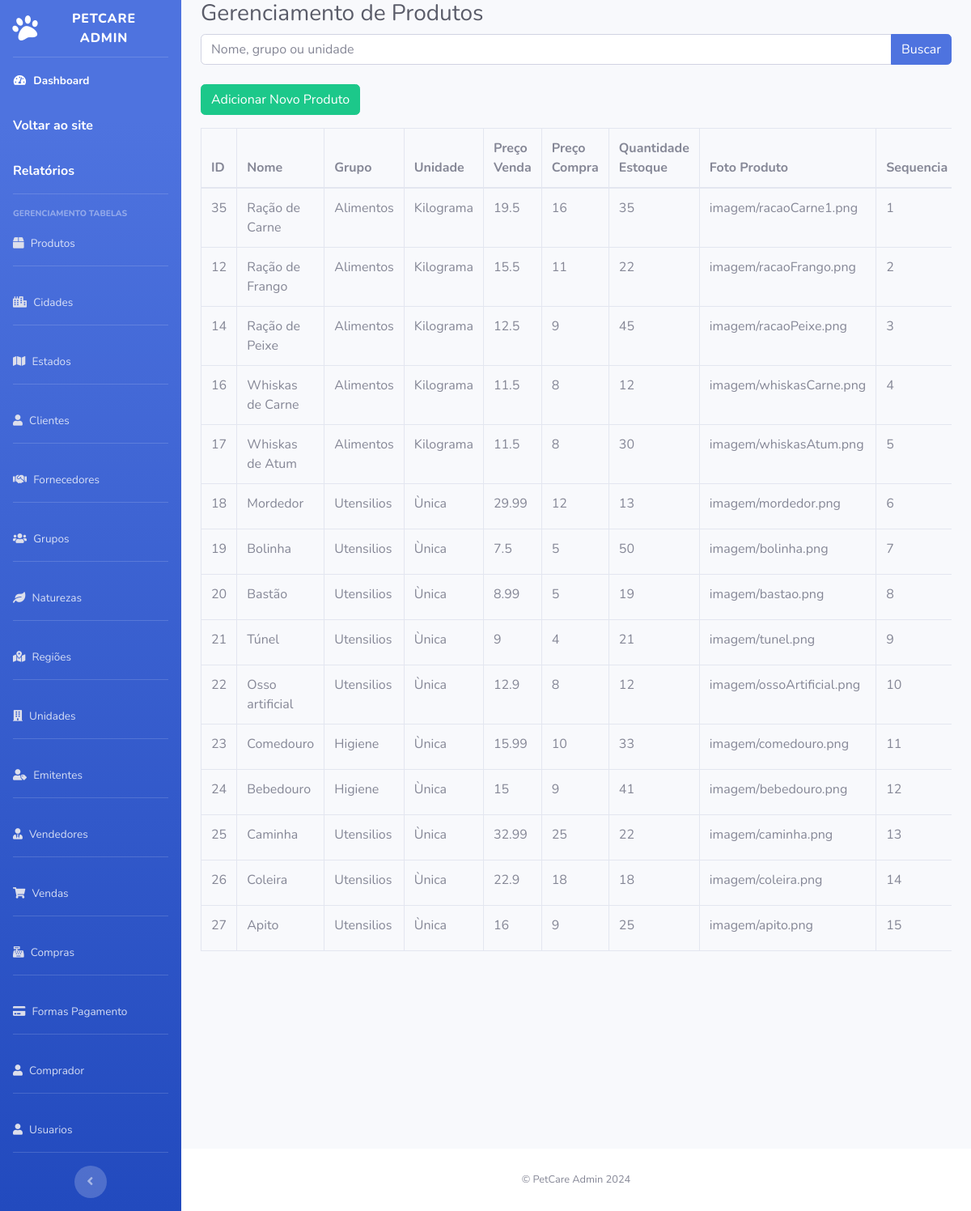
The app's page /petcare_admin/produtos/produto.php with its own data.
### tables this page shows
CREATE TABLE `tb_produto` (
  `id_produto` int(11) NOT NULL,
  `nm_produto` varchar(55) DEFAULT NULL,
  `qtd_estoque` double(11,4) NOT NULL DEFAULT 0.0000,
  `obs` varchar(255) DEFAULT NULL,
  `preco_compra` double(12,4) DEFAULT NULL,
  `preco_venda` double(12,4) DEFAULT NULL,
  `grupo_id` varchar(50) DEFAULT NULL,
  `ali_icms` double(6,3) DEFAULT NULL,
  `caminho_foto` varchar(55) DEFAULT NULL,
  `nm_foto` varchar(55) DEFAULT NULL,
  `unidade_id` varchar(50) DEFAULT NULL,
  `sequencia` int(11) DEFAULT NULL
);

CREATE TABLE `tb_grupo` (
  `nm_grupo` varchar(55) DEFAULT NULL,
  `id_grupo` int(11) NOT NULL
);

CREATE TABLE `tb_unidade` (
  `id_unidade` int(11) NOT NULL,
  `nm_unidade` varchar(55) DEFAULT NULL,
  `sigla_unidade` varchar(10) DEFAULT NULL
);

### petcare_admin/produtos/produto.php (the view, shortened to what this page needs)
<?php
include('../config/conecta.php');
?>
<!DOCTYPE html>
<html lang="en">
<head>
    <link href="../vendor/fontawesome-free/css/all.min.css" rel="stylesheet" type="text/css">
    <link href="../css/sb-admin-2.css" rel="stylesheet">
</head>
<body id="page-top">
    <div id="wrapper">
        <ul class="navbar-nav bg-gradient-primary sidebar sidebar-dark accordion" id="accordionSidebar">
            <a class="sidebar-brand d-flex align-items-center justify-content-center" href="../index.php">
                <div class="sidebar-brand-icon rotate-n-15">
                    <i class="fas fa-paw"></i>
                </div>
                <div class="sidebar-brand-text mx-3">PetCare Admin</div>
            </a>
            <hr class="sidebar-divider my-0">
            <li class="nav-item active">
                <a class="nav-link" href="../index.php">
                    <i class="fas fa-fw fa-tachometer-alt"></i>
                    <span>Dashboard</span>
                </a>
                <a href="http://localhost/PetCareAll/Petcare/HOME/INDEX2.php" class="nav-link">Voltar ao site</a>
                <a href="http://localhost/PetCareAll/Relatorio/PaginaRelatorios/pgrelatorios.php" class="nav-link">Relatórios</a>
            </li>
            <div class="text-center d-none d-md-inline">
                <hr class="sidebar-divider">
                <div class="sidebar-heading">Gerenciamento Tabelas</div>
                <li class="nav-item">
                    <a class="nav-link" href="../produtos/produto.php">
                        <i class="fas fa-box fa-2x text-gray-300"></i>
                        <span>Produtos</span>
                    </a>
                </li>
                <hr class="sidebar-divider d-none d-md-block">
                <li class="nav-item">
                    <a class="nav-link" href="../cidades/cidade.php">
                        <i class="fas fa-city fa-2x text-gray-300"></i>
                        <span>Cidades</span>
                    </a>
                </li>
                <hr class="sidebar-divider d-none d-md-block">
                <li class="nav-item">
                    <a class="nav-link" href="../estados/estado.php">
                        <i class="fas fa-map fa-2x text-gray-300"></i>
                        <span>Estados</span>
                    </a>
                </li>
                <hr class="sidebar-divider d-none d-md-block">
                <li class="nav-item">
                    <a class="nav-link" href="../clientes/cliente.php">
                        <i class="fas fa-user fa-2x text-gray-300"></i>
                        <span>Clientes</span>
                    </a>
                </li>
                <hr class="sidebar-divider d-none d-md-block">
                <li class="nav-item">
                    <a class="nav-link" href="../fornecedores/fornecedor.php">
                        <i class="fas fa-handshake fa-2x text-gray-300"></i>
                        <span>Fornecedores</span>
                    </a>
                </li>
                <hr class="sidebar-divider d-none d-md-block">
                <li class="nav-item">
                    <a class="nav-link" href="../grupos/grupo.php">
                        <i class="fas fa-users fa-2x text-gray-300"></i>
                        <span>Grupos</span>
                    </a>
                </li>
                <hr class="sidebar-divider d-none d-md-block">
                <li class="nav-item">
                    <a class="nav-link" href="../naturezas/natureza.php">
                        <i class="fas fa-leaf fa-2x text-gray-300"></i>
                        <span>Naturezas</span>
                    </a>
                </li>
                <hr class="sidebar-divider d-none d-md-block">
                <li class="nav-item">
                    <a class="nav-link" href="../regioes/regiao.php">
                        <i class="fas fa-map-marked-alt fa-2x text-gray-300"></i>
                        <span>Regiões</span>
                    </a>
                </li>
                <hr class="sidebar-divider d-none d-md-block">
                <li class="nav-item">
                    <a class="nav-link" href="../unidades/unidade.php">
                        <i class="fas fa-building fa-2x text-gray-300"></i>
                        <span>Unidades</span>
                    </a>
                </li>
                <hr class="sidebar-divider d-none d-md-block">
                <li class="nav-item">
                    <a class="nav-link" href="../emitentes/emitente.php">
                        <i class="fas fa-user-tag fa-2x text-gray-300"></i>
                        <span>Emitentes</span>
                    </a>
                </li>
                <hr class="sidebar-divider d-none d-md-block">
                <li class="nav-item">
                    <a class="nav-link" href="../vendedores/vendedor.php">
                        <i class="fas fa-user-tie fa-2x text-gray-300"></i>
                        <span>Vendedores</span>
                    </a>
                </li>
                <hr class="sidebar-divider d-none d-md-block">
                <li class="nav-item">
                    <a class="nav-link" href="../vendas/venda.php">
                        <i class="fas fa-shopping-cart fa-2x text-gray-300"></i>
                        <span>Vendas</span>
                    </a>
                </li>
                <hr class="sidebar-divider d-none d-md-block">
                <li class="nav-item">
                    <a class="nav-link" href="../compras/compra.php">
                        <i class="fas fa-cash-register fa-2x text-gray-300"></i>
                        <span>Compras</span>
                    </a>
                </li>
                <hr class="sidebar-divider d-none d-md-block">
                <li class="nav-item">
                    <a class="nav-link" href="formapgto.php">
                        <i class="fas fa-credit-card fa-2x text-gray-300"></i>
                        <span>Formas Pagamento</span>
                    </a>
                </li>
                <hr class="sidebar-divider d-none d-md-block">
                <li class="nav-item">
                    <a class="nav-link" href="../comprador/comprador.php">
                        <i class="fas fa-user fa-2x text-gray-300"></i>
                        <span>Comprador</span>
                    </a>
                </li>
                <hr class="sidebar-divider d-none d-md-block">
                <li class="nav-item">
                    <a class="nav-link" href="../usuarios/usuario.php">
                        <i class="fas fa-user fa-2x text-gray-300"></i>
                        <span>Usuarios</span>
                    </a>
                </li>
                <hr class="sidebar-divider d-none d-md-block">
                <button class="rounded-circle border-0" id="sidebarToggle"></button>
            </div>
        </ul>
        <div id="content-wrapper" class="d-flex flex-column">
            <div id="content">
                <div class="container-fluid">
                    <h1 class="h3 mb-2 text-gray-800">Gerenciamento de Produtos</h1>
                    <form action="" method="post" class="mb-4">
                        <div class="input-group">
                            <input type="text" name="busca" id="busca" class="form-control" placeholder="Nome, grupo ou unidade">
                            <div class="input-group-append">
                                <input type="submit" value="Buscar" class="btn btn-primary">
                            </div>
                        </div>
                    </form>
                    <a href="adicionar.php" class="btn btn-success mb-3">Adicionar Novo Produto</a>
                    <div class="table-responsive">
                        <table class="table table-bordered">
                            <thead>
                                <tr>
                                    <th>ID</th>
                                    <th>Nome</th>
                                    <th>Grupo</th>
                                    <th>Unidade</th>
                                    <th>Preço Venda</th>
                                    <th>Preço Compra</th>
                                    <th>Quantidade Estoque</th>
                                    <th>Foto Produto</th>
                                    <th>Sequencia</th>
                                </tr>
                            </thead>
                            <tbody>
                                <?php
                                $sql = $conn->prepare("SELECT p.*,u.*,g.* FROM tb_produto p LEFT JOIN tb_unidade u ON u.id_unidade=p.unidade_id LEFT JOIN tb_grupo g ON g.id_grupo=p.grupo_id ORDER BY sequencia ASC LIMIT 30");
                                $sql->execute();
                                $result = $sql->fetchAll();
                                foreach ($result as $linha) {
                                    echo "<tr>";
                                    echo "<td>" . $linha['id_produto'] . "</td>";
                                    echo "<td>" . $linha['nm_produto'] . "</td>";
                                    echo "<td>" . $linha['nm_grupo'] . "</td>";
                                    echo "<td>" . $linha['nm_unidade'] . "</td>";
                                    echo "<td>" . $linha['preco_venda'] . "</td>";
                                    echo "<td>" . $linha['preco_compra'] . "</td>";
                                    echo "<td>" . $linha['qtd_estoque'] . "</td>";
                                    echo "<td>" . $linha['nm_foto'] . "</td>";
                                    echo "<td>" . $linha['sequencia'] . "</td>";
                                    echo "</tr>";
                                }
                                ?>
                            </tbody>
                        </table>
                    </div>
                </div>
            </div>
            <footer class="sticky-footer bg-white">
                <div class="container my-auto">
                    <div class="copyright text-center my-auto">
                        <span>&copy; PetCare Admin 2024</span>
                    </div>
                </div>
            </footer>
        </div>
    </div>
</body>
</html>

### records on screen
tb_produto: id_produto "35", nm_produto "Ração de Carne", tb_grupo.nm_grupo "Alimentos", tb_unidade.nm_unidade "Kilograma", preco_venda "19.5", preco_compra "16", qtd_estoque "35", nm_foto "imagem/racaoCarne1.png", sequencia "1"
tb_produto: id_produto "12", nm_produto "Ração de Frango", tb_grupo.nm_grupo "Alimentos", tb_unidade.nm_unidade "Kilograma", preco_venda "15.5", preco_compra "11", qtd_estoque "22", nm_foto "imagem/racaoFrango.png", sequencia "2"
tb_produto: id_produto "14", nm_produto "Ração de Peixe", tb_grupo.nm_grupo "Alimentos", tb_unidade.nm_unidade "Kilograma", preco_venda "12.5", preco_compra "9", qtd_estoque "45", nm_foto "imagem/racaoPeixe.png", sequencia "3"
tb_produto: id_produto "16", nm_produto "Whiskas de Carne", tb_grupo.nm_grupo "Alimentos", tb_unidade.nm_unidade "Kilograma", preco_venda "11.5", preco_compra "8", qtd_estoque "12", nm_foto "imagem/whiskasCarne.png", sequencia "4"
tb_produto: id_produto "17", nm_produto "Whiskas de Atum", tb_grupo.nm_grupo "Alimentos", tb_unidade.nm_unidade "Kilograma", preco_venda "11.5", preco_compra "8", qtd_estoque "30", nm_foto "imagem/whiskasAtum.png", sequencia "5"
tb_produto: id_produto "18", nm_produto "Mordedor", tb_grupo.nm_grupo "Utensilios", tb_unidade.nm_unidade "Ùnica", preco_venda "29.99", preco_compra "12", qtd_estoque "13", nm_foto "imagem/mordedor.png", sequencia "6"
tb_produto: id_produto "19", nm_produto "Bolinha", tb_grupo.nm_grupo "Utensilios", tb_unidade.nm_unidade "Ùnica", preco_venda "7.5", preco_compra "5", qtd_estoque "50", nm_foto "imagem/bolinha.png", sequencia "7"
tb_produto: id_produto "20", nm_produto "Bastão", tb_grupo.nm_grupo "Utensilios", tb_unidade.nm_unidade "Ùnica", preco_venda "8.99", preco_compra "5", qtd_estoque "19", nm_foto "imagem/bastao.png", sequencia "8"
tb_produto: id_produto "21", nm_produto "Túnel", tb_grupo.nm_grupo "Utensilios", tb_unidade.nm_unidade "Ùnica", preco_venda "9", preco_compra "4", qtd_estoque "21", nm_foto "imagem/tunel.png", sequencia "9"
tb_produto: id_produto "22", nm_produto "Osso artificial", tb_grupo.nm_grupo "Utensilios", tb_unidade.nm_unidade "Ùnica", preco_venda "12.9", preco_compra "8", qtd_estoque "12", nm_foto "imagem/ossoArtificial.png", sequencia "10"
tb_produto: id_produto "23", nm_produto "Comedouro", tb_grupo.nm_grupo "Higiene", tb_unidade.nm_unidade "Ùnica", preco_venda "15.99", preco_compra "10", qtd_estoque "33", nm_foto "imagem/comedouro.png", sequencia "11"
tb_produto: id_produto "24", nm_produto "Bebedouro", tb_grupo.nm_grupo "Higiene", tb_unidade.nm_unidade "Ùnica", preco_venda "15", preco_compra "9", qtd_estoque "41", nm_foto "imagem/bebedouro.png", sequencia "12"
tb_produto: id_produto "25", nm_produto "Caminha", tb_grupo.nm_grupo "Utensilios", tb_unidade.nm_unidade "Ùnica", preco_venda "32.99", preco_compra "25", qtd_estoque "22", nm_foto "imagem/caminha.png", sequencia "13"
tb_produto: id_produto "26", nm_produto "Coleira", tb_grupo.nm_grupo "Utensilios", tb_unidade.nm_unidade "Ùnica", preco_venda "22.9", preco_compra "18", qtd_estoque "18", nm_foto "imagem/coleira.png", sequencia "14"
tb_produto: id_produto "27", nm_produto "Apito", tb_grupo.nm_grupo "Utensilios", tb_unidade.nm_unidade "Ùnica", preco_venda "16", preco_compra "9", qtd_estoque "25", nm_foto "imagem/apito.png", sequencia "15"
